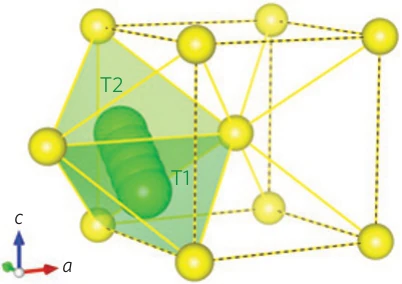
#> input picture site/assets/anion-framework/figure-2a-render.webp, 402 x 284 px, found by its file name
$ python fit-figure-2a.py
#> lines starting #> are read from the running program, lines starting #| are printed output that depends on the picture; after the words box and inside, x2 and y2 are one past the last pixel; in counts of white or black regions, pixels touching at a corner belong together
"""Fit the viewpoint of the printed Figure 2a render (bcc sulfur, T1 -> T2).

The ten sulfur sphere centres are found in site/assets/anion-framework/figure-2a-render.webp (402 x 284 px, a
native-resolution crop of the embedded render) and matched to an ideal bcc cell at 40 A^3 per S. An orthographic
camera (rotation, scale, offset) is fitted by least squares. Output: registration/figure-2a-fit.json, read by
build-scene.py. Run from the repository root.
"""
import json, numpy as np
from pathlib import Path
from PIL import Image
from scipy import ndimage, optimize
from scipy.spatial.transform import Rotation

ROOT = Path.cwd()
IMG = ROOT / 'site/assets/anion-framework/figure-2a-render.webp'
OUT = ROOT / 'production/anion-framework/registration/figure-2a-fit.json'
A = 80.0 ** (1 / 3)  # bcc conventional cell holds 2 S; 40 A^3 each

im = np.asarray(Image.open(IMG).convert('RGB')).astype(float)
r, g, b = im[..., 0], im[..., 1], im[..., 2]
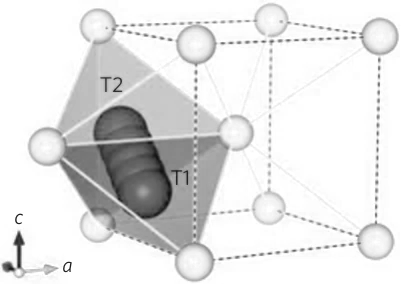
#> r: shape (284, 402) float64; min 17, max 255, mean 227.1
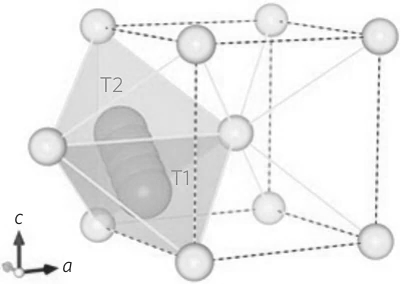
#> g: shape (284, 402) float64; min 29, max 255, mean 236.8
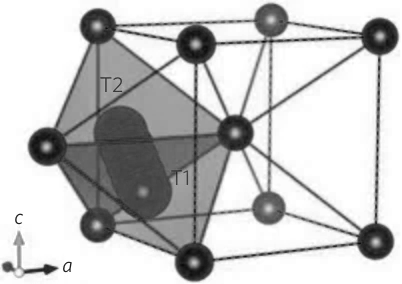
#> b: shape (284, 402) float64; min 6, max 255, mean 197.3
mask = (r > 170) & (g > 160) & (r - b > 45)
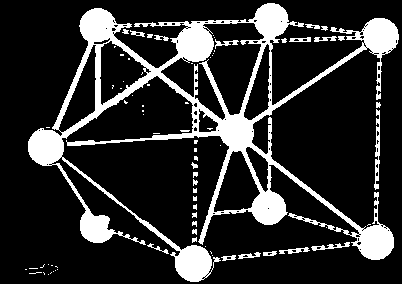
#> mask: shape (284, 402) bool; 17.8% white; 77 white regions (50 under 20 px), largest, box (x1, y1, x2, y2) and area: (28, 3, 399, 282) 18675, (374, 109, 380, 190) 266, (311, 242, 350, 251) 131
yy, xx = np.mgrid[-6:7, -6:7]
op = ndimage.binary_opening(mask, structure=(xx ** 2 + yy ** 2) <= 36)
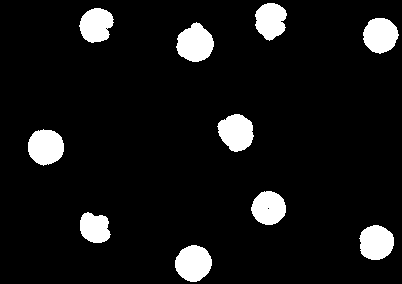
#> op: shape (284, 402) bool; 8.4% white; 10 white regions, largest, box (x1, y1, x2, y2) and area: (176, 22, 214, 62) 1073, (175, 245, 212, 282) 1037, (28, 129, 64, 166) 1026
lab, n = ndimage.label(op)
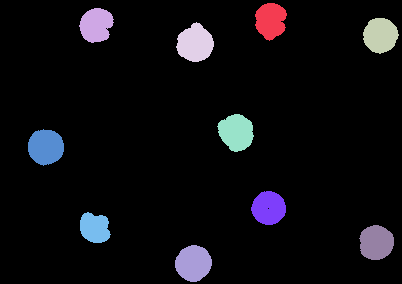
#> lab: shape (284, 402) int32; 11 distinct labels, from 0 to 10; one colour per label, 0 black
#> n = 10
blobs = []
for i in range(1, n + 1):
    ys, xs = np.nonzero(lab == i)
    blobs.append((xs.mean(), ys.mean(), len(xs)))
#> after the loop, blobs = [(270.2, 20.17, 896), (95.75, 24.68, 908), (380, 34.93, 970), (194.7, 43.05, 1073), (235.9, 131.9, 1014), (45.33, 146.6, 1026), (268.3, 207.6, 912), (94.33, 227.5, 736), (375.9, 242.2, 963), (193, 262.9, 1037)]
assert len(blobs) == 10, blobs

# Crystal fractional coordinates of each printed sphere (right-hand cube; the far-left sphere is the body centre of the
# cube to its left). Assigned by position; the fit residual below confirms the assignment.
GUESS = {(0, 1, 1): (96, 25), (0, 0, 1): (195, 43), (1, 1, 1): (270, 20), (1, 0, 1): (380, 35),
         (0, 1, 0): (94, 228), (0, 0, 0): (193, 263), (1, 1, 0): (268, 208), (1, 0, 0): (376, 242),
         (.5, .5, .5): (236, 132), (-.5, .5, .5): (45, 147)}
pairs = []
for frac, (gx, gy) in GUESS.items():
    bx, by, area = min(blobs, key=lambda p: (p[0] - gx) ** 2 + (p[1] - gy) ** 2)
    pairs.append((frac, (bx, by), area))
#> this loop made 10 passes
#> after the loop, pairs = 10 items

def to_three(f):  # crystal a, b, c -> three.js x, -z, y (c axis up)
    a, b_, c = np.asarray(f, float) * A
    return np.array([a, c, -b_])

X = np.array([to_three(f) for f, _, _ in pairs])
#> X = [[0, 4.31, -4.31], [0, 4.31, 0], [4.31, 4.31, -4.31], [4.31, 4.31, 0], [0, 0, -4.31], [0, 0, 0], [4.31, 0, -4.31], [4.31, 0, 0], [2.15, 2.15, -2.15], [-2.15, 2.15, -2.15]]
P = np.array([p for _, p, _ in pairs])
#> P = [[95.75, 24.68], [194.7, 43.05], [270.2, 20.17], [380, 34.93], [94.33, 227.5], [193, 262.9], [268.3, 207.6], [375.9, 242.2], [235.9, 131.9], [45.33, 146.6]]
# The sphere at (0,1,0) is half hidden behind the green polyhedra, so its visible centroid is biased: half weight.
W = np.array([.5 if f == (0, 1, 0) else 1.0 for f, _, _ in pairs])
#> W = [1, 1, 1, 1, 0.5, 1, 1, 1, 1, 1]

PIVOT = X.mean(0)  # centroid of the ten spheres; the camera looks at it
#> PIVOT = [1.72, 2.15, -2.15]

def project(params, X):
    """Pinhole camera at distance D (A) from PIVOT. s is px per A at the pivot's depth; (tx, ty) is the pivot in px."""
    rot, s, tx, ty, D = Rotation.from_rotvec(params[:3]), params[3], params[4], params[5], params[6]
    cam = rot.apply(X - PIVOT)  # camera frame: x right, y up, z toward viewer
    k = s * D / (D - cam[:, 2])
    return np.c_[tx + k * cam[:, 0], ty - k * cam[:, 1]]

def resid(params):
    return ((project(params, X) - P) * W[:, None]).ravel()

def fit(fixed_D=None):
#> called with fixed_D = 100000
    best = None
    for seed in Rotation.random(64, random_state=2):
        for D in ([fixed_D] if fixed_D else [8, 15, 30]):
            p0 = np.r_[seed.as_rotvec(), 48, 200, 140, D]
            lo = [-np.inf] * 3 + [1, -np.inf, -np.inf, (fixed_D or 3) - (1e-6 if fixed_D else 0)]
            hi = [np.inf] * 3 + [500, np.inf, np.inf, fixed_D or 500]
            res = optimize.least_squares(resid, p0, bounds=(lo, hi))
            if best is None or res.cost < best.cost:
                best = res
#> this loop made 64 passes
    return best.x

# VESTA draws in perspective: an orthographic camera leaves 6.3 px rms (10.5 px worst) on the back spheres,
# a pinhole camera 1.4 px. The page therefore uses a perspective camera at the fitted distance.
ortho = fit(fixed_D=1e5)
p = fit()
err = np.hypot(*(project(p, X) - P).T)
err_ortho = np.hypot(*(project(ortho, X) - P).T)
rot = Rotation.from_rotvec(p[:3])
q = rot.as_quat()  # x, y, z, w: crystal (three.js frame) -> camera
axes = {k: rot.apply(to_three(v) / A).round(3).tolist() for k, v in {'a': (1, 0, 0), 'b': (0, 1, 0), 'c': (0, 0, 1)}.items()}

# Which face-sharing T sites sit where the printed T1 and T2 labels and green streak are.
tsites = {'(0,1/2,1/4)': (0, .5, .25), '(0,1/2,3/4)': (0, .5, .75), '(0,1/4,1/2)': (0, .25, .5), '(0,3/4,1/2)': (0, .75, .5)}
tproj = {k: project(p, np.array([to_three(v)]))[0].round(1).tolist() for k, v in tsites.items()}

out = {
    'image': 'site/assets/anion-framework/figure-2a-render.webp', 'image_px': [im.shape[1], im.shape[0]],
    'cell_A': A, 'volume_per_S_A3': 40.0,
    'quaternion_crystal_to_camera': q.tolist(), 'pivot_A': PIVOT.tolist(), 'camera_distance_A': p[6],
    'px_per_A_at_pivot': p[3], 'pivot_px': p[4:6].tolist(),
    'rms_px': float(np.sqrt((err ** 2).mean())), 'max_px': float(err.max()),
    'orthographic_rms_px': float(np.sqrt((err_ortho ** 2).mean())), 'orthographic_max_px': float(err_ortho.max()),
    'rms_A': float(np.sqrt((err ** 2).mean()) / p[3]),
    'per_sphere_px': {str(f): round(float(e), 2) for (f, _, _), e in zip(pairs, err)},
    'projected_axes_camera': axes, 'projected_T_sites_px': tproj,
}
OUT.write_text(json.dumps(out, indent=1))
print(json.dumps(out, indent=1))
#> (printed output is left out)
